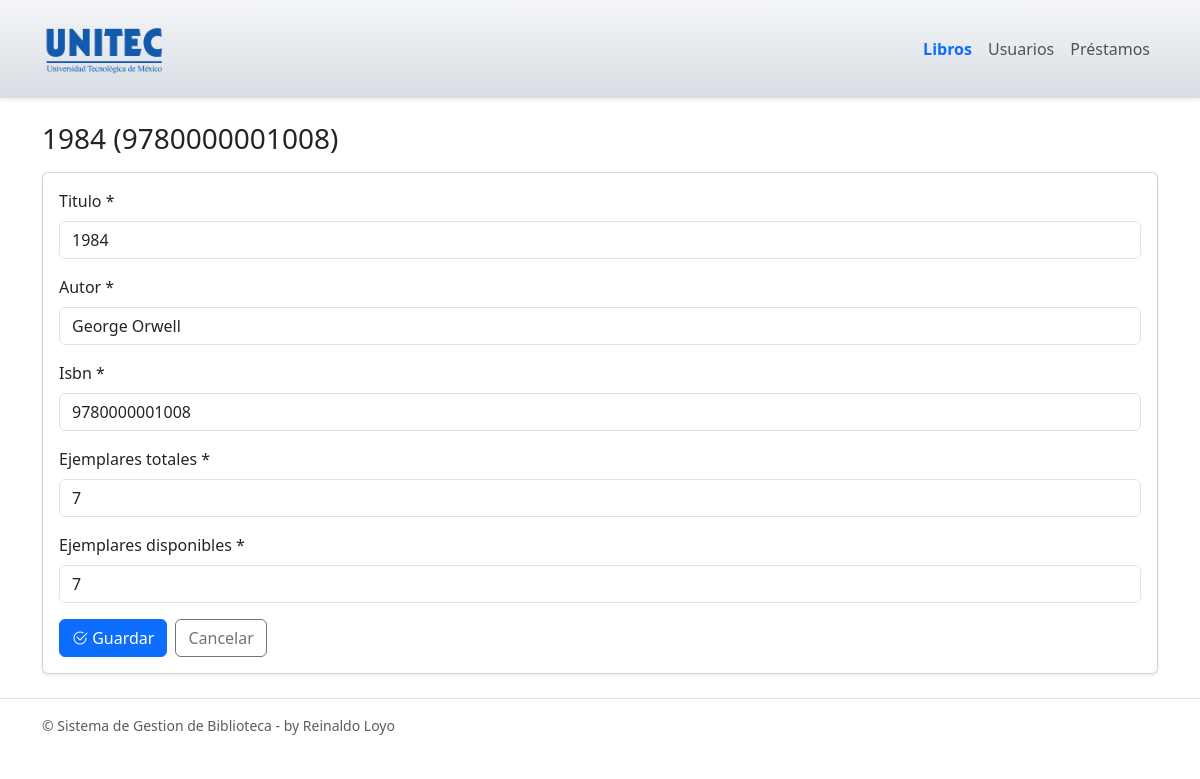
The app's page /libros/8/editar/ with its own data.
### libros/models.py (models this page shows, shortened)
class Libro(models.Model):
    titulo = models.CharField(max_length=200)
    autor = models.CharField(max_length=200)
    isbn = models.CharField(max_length=13, unique=True, db_index=True)
    ejemplares_totales = models.PositiveIntegerField(default=1)
    ejemplares_disponibles = models.PositiveIntegerField(default=1)
    class Meta:
        constraints = [
            models.CheckConstraint(check=models.Q(ejemplares_totales__gte=0), name="libro_totales_gte_0"),
            models.CheckConstraint(check=models.Q(ejemplares_disponibles__gte=0), name="libro_disp_gte_0"),
        ]
    def __str__(self):
        return f"{self.titulo} ({self.isbn})"

### libros/views.py (the view, shortened to what this page needs)
# urls.py: path("<int:pk>/editar/", LibroUpdateView.as_view(), name="update"),
class LibroUpdateView(UpdateView):
    model = Libro
    form_class = LibroForm
    success_url = reverse_lazy("libros:list")

### libros/forms.py
class LibroForm(forms.ModelForm):
    class Meta:
        model = Libro
        fields = ["titulo", "autor", "isbn", "ejemplares_totales", "ejemplares_disponibles"]
    def __init__(self, *args, **kwargs):
        super().__init__(*args, **kwargs)
        for name, field in self.fields.items():
            css = "form-control"
            if getattr(field.widget, "input_type", "") in ("number",):
                css = "form-control"
            field.widget.attrs.update({"class": css})

### templates/libros/libro_form.html (shortened to what this page needs)
{% extends "base.html" %}
{% block content %}
<h1 class="h3 mb-3">{{ view.object|default_if_none:"Nuevo libro" }}</h1>
<form method="post" class="card card-body shadow-sm">{% csrf_token %}
  {% for field in form %}
    <div class="mb-3">
      <label class="form-label">{{ field.label }}{% if field.field.required %} *{% endif %}</label>
      {{ field }}
    </div>
  {% endfor %}
  <div class="d-flex gap-2">
    <button class="btn btn-primary" type="submit"><i class="bi bi-check2-circle"></i> Guardar</button>
    <a class="btn btn-outline-secondary" href="{% url 'libros:list' %}">Cancelar</a>
  </div>
</form>
{% endblock %}

### records on screen
Libro: object "1984 (9780000001008)", form "1984" "George Orwell" "9780000001008" "7" "7"

### other values on screen
{{ field.label }} "Titulo" "Autor" "Isbn" "Ejemplares totales" "Ejemplares disponibles"
